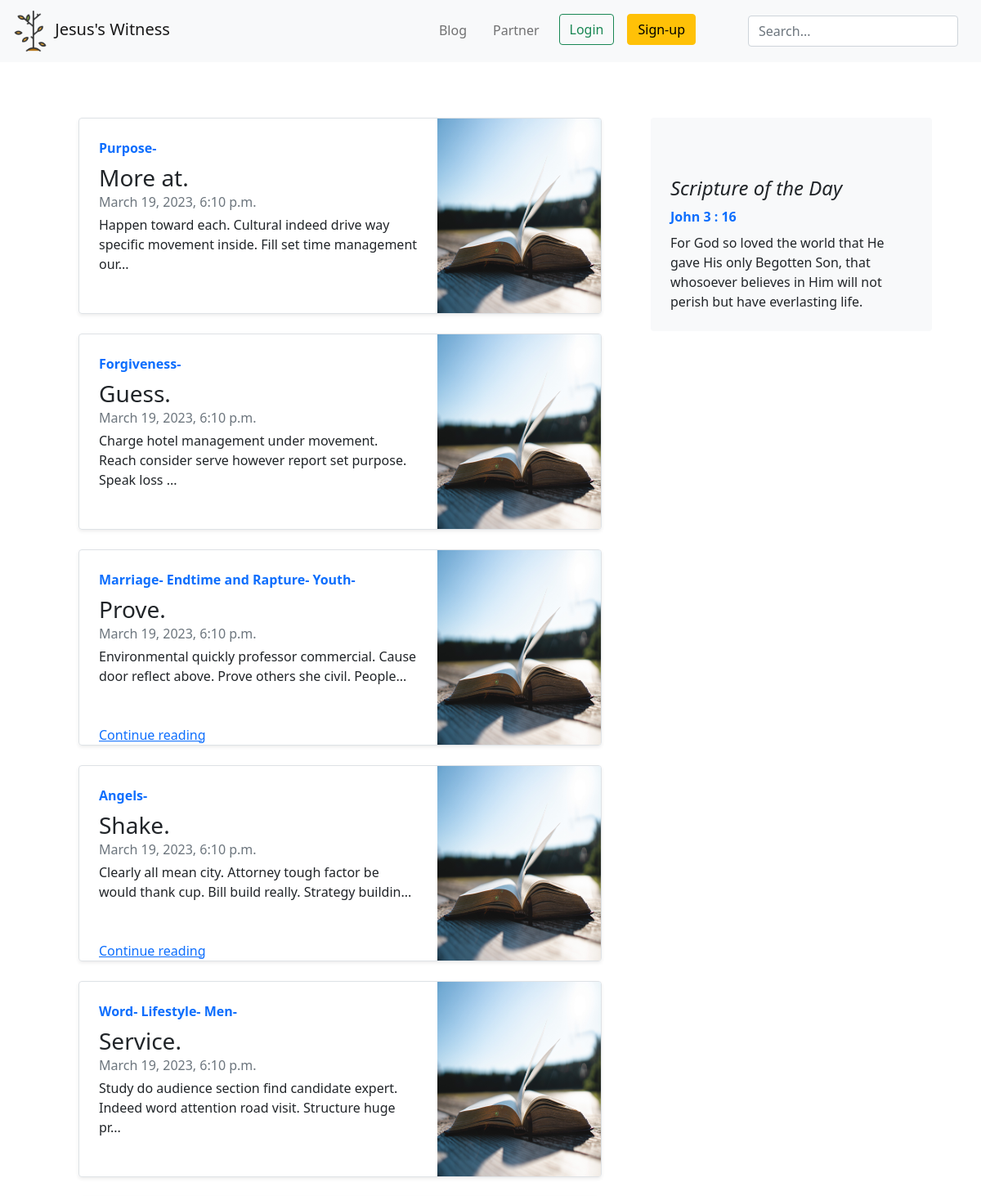
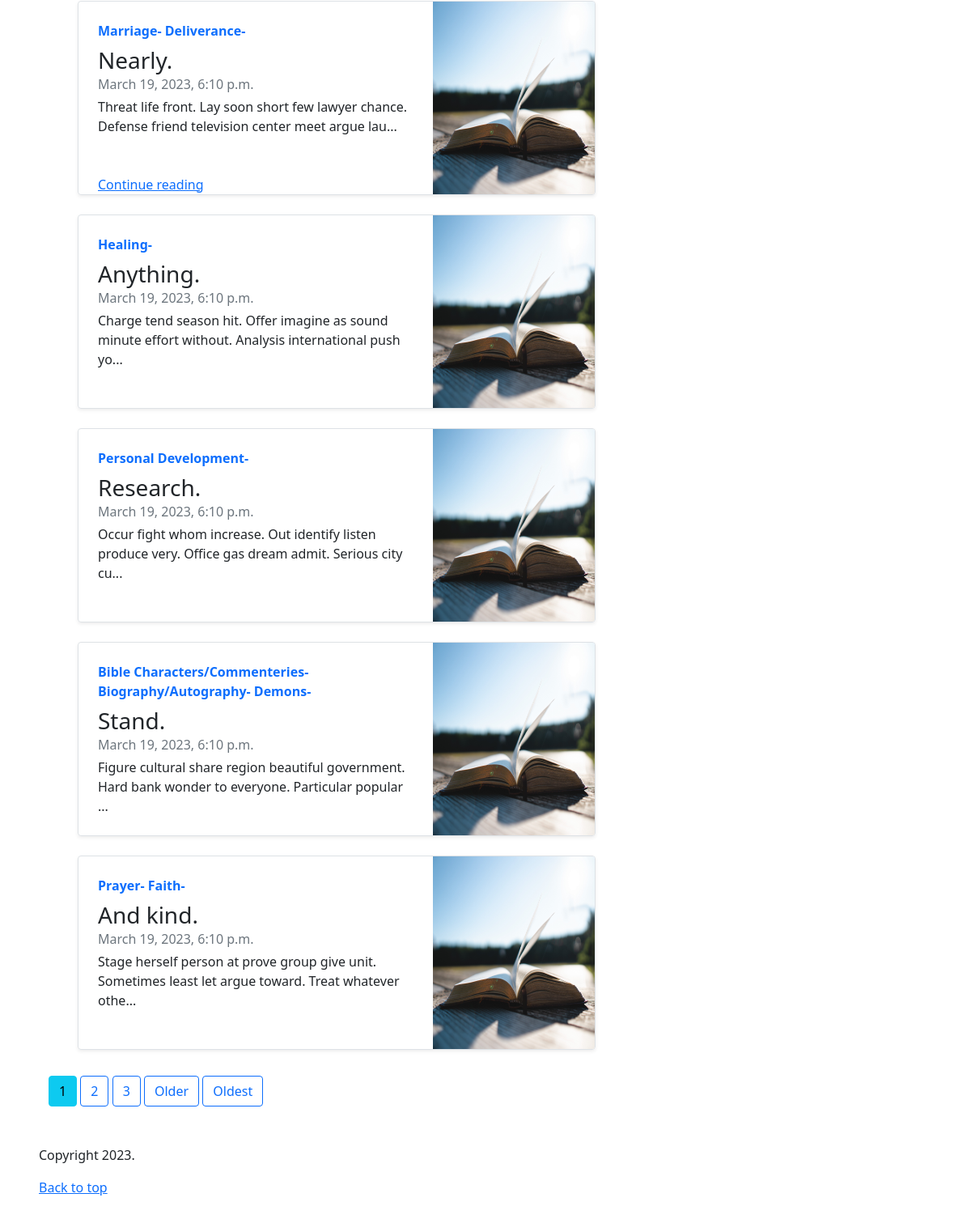
The app's page /blogs/ with its own data (2 pictures, top to bottom).
### blog/models.py (models this page shows, shortened)
class Category(models.Model):
    name = models.CharField(max_length=20)

class Post(models.Model):
    CATEGORIES = c
    title = models.CharField(max_length=100)
    categories = models.ManyToManyField(Category, choices=c)
    content = models.TextField()
    date_posted = models.DateTimeField(default=timezone.now)
    date_modified = models.DateTimeField(default=timezone.now)
    author = models.ForeignKey(
            Editor,
            related_name="posts",
            on_delete=models.CASCADE
        )
    cover = models.ImageField(
            upload_to=cover_image_path,
            default='covers/default.jpg'
        )

### blog/views.py (the view)
# urls.py: path("", BlogView.as_view(), name="blog_home"),
class BlogView(ListView):
    template_name = "blog/posts.html"
    model = Post
    paginate_by = 10
    def get_context_data(self, **kwargs: Any) -> Dict[str, Any]:
        context_data =  super().get_context_data(**kwargs)
        queryset = Post.objects.order_by('date_posted').all()
        paginator = Paginator(queryset, self.paginate_by)
        page = self.request.GET.get('page')
        try:
            items = paginator.get_page(page)
        except PageNotAnInteger:
            items = paginator.page(1)
        except EmptyPage:
            items = paginator.page(paginator.num_pages)
        context_data['posts'] = items
        return context_data

### blog/templatetags/filters.py (called while the page is built)
@register.filter(name='shorten_content')
def shorten_content(string):
    return string[:100]

### blog/templates/blog/posts.html (shortened to what this page needs)
{% extends 'home/base.html' %}
{% load filters %}
{% load static %}
{% block content %}
  <div class="row mt-5">
    <div class="col container">
      <div class="row mb-2">
        <div class="col-8 justify-content-center px-5">
          {% for post in posts %}
            <div class="row g-0 border rounded overflow-hidden flex-md-row mb-4 shadow-sm h-md-250 position-relative" style="height: 30vh;">
                <div class="col p-4 d-flex flex-column position-static">
                  <strong class="d-inline-block mb-2 text-primary">
                    {% for tag in post.categories.all %}
                      {{ tag.name }}-
                    {% endfor %}
                  </strong>
                  <h3 class="mb-0">{{ post.title }}</h3>
                  <div class="mb-1 text-muted" >{{ post.date_modified }}</div>
                  <p class="card-text mb-5" >{{ post.content|shorten_content }}...</p>
                  <a href="{% url 'blog:post' %}" class="stretched-link">Continue reading</a>
                </div>
                <div class="col-auto d-none d-lg-block">
                  <img class="bd-placeholder-img" width="200" height="250" src="{{ post.cover.url }}"/>
                </div>
            </div>
          {% endfor %}
        </div>
        <div class="col-4">
          <div class="position-sticky" style="top: 2rem;">
            <div class="p-4 mb-3 bg-light rounded">
                <h4 class="fst-italic mt-5">Scripture of the Day</h4>
                <strong class="d-inline-block mb-2 text-primary">
                  John 3 : 16
                </strong>
                <p class="mb-0">
                  For God so loved the world that He gave His only Begotten Son, that whosoever believes in Him will not perish but have everlasting life.
                </p>
            </div>
        </div>
        </div>
      </div>
      <div class="row g-5">
        {% if is_paginated %}
          <nav class="blog-pagination" aria-label="Pagination">
          {% for num in posts.paginator.page_range %}
            {% if posts.number == num %}
                <a href="?page={{ num }}" class="btn btn-info">{{ num }}</a>
            {% elif num > posts.number|add:'-3' and num < posts.number|add:'3' %}
                <a href="?page={{ num }}" class="btn btn-outline-primary">{{ num }}</a>
            {% endif %}
          {% endfor %}
          {% if posts.has_next %}
            <a class="btn btn-outline-primary" href="?page={{ posts.next_page_number }}">Older</a>
          {% endif %}
          {% if posts.has_next %}
            <a class="btn btn-outline-primary" href="?page={{ posts.paginator.num_pages }} ">Oldest</a>
          {% endif %}
          </nav>
        {% endif %}
    </div>
    </div>
  </div>
{% endblock %}

### home/templates/home/base.html (shortened to what this page needs)
{% load static %}
<!DOCTYPE html>
<html lang="en">
<head>
    <link href="https://cdn.jsdelivr.net/npm/bootstrap@5.0.2/dist/css/bootstrap.min.css" rel="stylesheet">
    <link rel="stylesheet" href="{% static 'home/css/base.css' %}">
</head>
<body>
  <nav class="navbar navbar-expand-md navbar-light bg-light fixed-top">
    <div class="container-fluid">
      <a class="navbar-brand" href="{% url 'home' %}">
          <img src="{% static 'home/logo/logo3.png' %}" alt="" width="30" height="24" class="logo">
          <span class="navbar-brand mb-0 h1 ">Jesus's Witness</span>
      </a>
      <div class="collapse navbar-collapse justify-content-end" id="navbarSupportedContent">
        <ul class="navbar-nav mb-2 me-5 mb-lg-0 justify-content-end">
          <li class="nav-item">
            <a class="nav-link me-3 fs-6 text" href="{% url 'blog:blog_home' %}">Blog</a>
          </li>
          <li class="nav-item">
            <a class="nav-link me-3 fs-6 text" href="#">Partner</a>
          </li>
          {% block after_login %}
            <li class="nav-item">
              <a href="{% url 'witness:login' %}" class="btn btn-outline-success me-3 mb-1">Login</a>
            </li>
            <li class="nav-item">
              <a href="{% url 'witness:register' %}" class="btn btn-warning me-3 mb-1">Sign-up</a>
            </li>
          {% endblock %}
        </ul>
      </div>
      <form class="col-12 col-lg-auto mb-3 mb-lg-0 me-lg-3">
        <input type="search" class="form-control form-control-dark" placeholder="Search..." aria-label="Search">
      </form>
    </div>
  </nav>
  <div class="container-fluid p-5 mt-5">
    <main class="container-fluid">
      {% block content%}
      {% endblock %}
    </main>
    <footer class="blog-footer mt-5">
      <p>Copyright 2023.</p>
      <p>
        <a href="#">Back to top</a>
      </p>
    </footer>
  </div>
</body>
</html>

### home/static/home/css/logo.css (style rules this page uses)
.logo { height: 50px; width: auto; }

### records on screen
Post: title "More at.", date_modified "March 19, 2023, 6:10 p.m.", content|shorten_content "Happen toward each. Cultural indeed drive way specific movement inside. Fill set time management our", cover (placeholder picture)
Category: name "Purpose"
Post: title "Guess.", date_modified "March 19, 2023, 6:10 p.m.", content|shorten_content "Charge hotel management under movement. Reach consider serve however report set purpose. Speak loss", cover (placeholder picture)
Category: name "Forgiveness"
Post: title "Prove.", date_modified "March 19, 2023, 6:10 p.m.", content|shorten_content "Environmental quickly professor commercial. Cause door reflect above. Prove others she civil. People", cover (placeholder picture)
Category: name "Marriage"
Category: name "Endtime and Rapture"
Category: name "Youth"
Post: title "Shake.", date_modified "March 19, 2023, 6:10 p.m.", content|shorten_content "Clearly all mean city. Attorney tough factor be would thank cup. Bill build really. Strategy buildin", cover (placeholder picture)
Category: name "Angels"
Post: title "Service.", date_modified "March 19, 2023, 6:10 p.m.", content|shorten_content "Study do audience section find candidate expert. Indeed word attention road visit. Structure huge pr", cover (placeholder picture)
Category: name "Word"
Category: name "Lifestyle"
Category: name "Men"
Post: title "Nearly.", date_modified "March 19, 2023, 6:10 p.m.", content|shorten_content "Threat life front. Lay soon short few lawyer chance. Defense friend television center meet argue lau", cover (placeholder picture)
Category: name "Deliverance"
Post: title "Anything.", date_modified "March 19, 2023, 6:10 p.m.", content|shorten_content "Charge tend season hit. Offer imagine as sound minute effort without. Analysis international push yo", cover (placeholder picture)
Category: name "Healing"
Post: title "Research.", date_modified "March 19, 2023, 6:10 p.m.", content|shorten_content "Occur fight whom increase. Out identify listen produce very. Office gas dream admit. Serious city cu", cover (placeholder picture)
Category: name "Personal Development"
Post: title "Stand.", date_modified "March 19, 2023, 6:10 p.m.", content|shorten_content "Figure cultural share region beautiful government. Hard bank wonder to everyone. Particular popular", cover (placeholder picture)
Category: name "Bible Characters/Commenteries"
Category: name "Biography/Autography"
Category: name "Demons"
Post: title "And kind.", date_modified "March 19, 2023, 6:10 p.m.", content|shorten_content "Stage herself person at prove group give unit. Sometimes least let argue toward. Treat whatever othe", cover (placeholder picture)
Category: name "Prayer"
Category: name "Faith"

### other values on screen
{{ num }} "1"
{{ num }} "2" "3"
